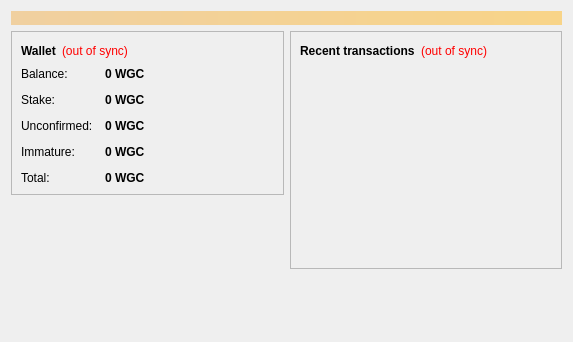
<?xml version="1.0" encoding="UTF-8"?>
<ui version="4.0">
 <class>OverviewPage</class>
 <widget class="QWidget" name="OverviewPage">
  <property name="geometry">
   <rect>
    <x>0</x>
    <y>0</y>
    <width>573</width>
    <height>342</height>
   </rect>
  </property>
  <property name="windowTitle">
   <string>Form</string>
  </property>
  <layout class="QVBoxLayout" name="topLayout">
   <item>
    <widget class="QLabel" name="labelAlerts">
     <property name="visible">
      <bool>false</bool>
     </property>
     <property name="styleSheet">
      <string notr="true">background-color: qlineargradient(x1: 0, y1: 0, x2: 1, y2: 0, stop:0 #F0D0A0, stop:1 #F8D488); color:#000000;</string>
     </property>
     <property name="wordWrap">
      <bool>true</bool>
     </property>
     <property name="margin">
      <number>3</number>
     </property>
    </widget>
   </item>
   <item>
    <layout class="QHBoxLayout" name="horizontalLayout" stretch="1,1">
     <item>
      <layout class="QVBoxLayout" name="verticalLayout_2">
       <item>
        <widget class="QFrame" name="frame">
         <property name="frameShape">
          <enum>QFrame::StyledPanel</enum>
         </property>
         <property name="frameShadow">
          <enum>QFrame::Raised</enum>
         </property>
         <layout class="QVBoxLayout" name="verticalLayout_4">
          <item>
           <layout class="QHBoxLayout" name="horizontalLayout_4">
            <item>
             <widget class="QLabel" name="label_5">
              <property name="font">
               <font>
                <weight>75</weight>
                <bold>true</bold>
               </font>
              </property>
              <property name="text">
               <string>Wallet</string>
              </property>
             </widget>
            </item>
            <item>
             <widget class="QLabel" name="labelWalletStatus">
              <property name="toolTip">
               <string>The displayed information may be out of date. Your wallet automatically synchronizes with the WorldGreenCoin network after a connection is established, but this process has not completed yet.</string>
              </property>
              <property name="styleSheet">
               <string notr="true">QLabel { color: red; }</string>
              </property>
              <property name="text">
               <string notr="true">(out of sync)</string>
              </property>
              <property name="alignment">
               <set>Qt::AlignLeading|Qt::AlignLeft|Qt::AlignVCenter</set>
              </property>
             </widget>
            </item>
            <item>
             <spacer name="horizontalSpacer_2">
              <property name="orientation">
               <enum>Qt::Horizontal</enum>
              </property>
              <property name="sizeHint" stdset="0">
               <size>
                <width>40</width>
                <height>20</height>
               </size>
              </property>
             </spacer>
            </item>
           </layout>
          </item>
          <item>
           <layout class="QFormLayout" name="formLayout_2">
            <property name="fieldGrowthPolicy">
             <enum>QFormLayout::AllNonFixedFieldsGrow</enum>
            </property>
            <property name="horizontalSpacing">
             <number>12</number>
            </property>
            <property name="verticalSpacing">
             <number>12</number>
            </property>
            <item row="0" column="0">
             <widget class="QLabel" name="label">
              <property name="text">
               <string>Balance:</string>
              </property>
             </widget>
            </item>
            <item row="0" column="1">
             <widget class="QLabel" name="labelBalance">
              <property name="font">
               <font>
                <weight>75</weight>
                <bold>true</bold>
               </font>
              </property>
              <property name="cursor">
               <cursorShape>IBeamCursor</cursorShape>
              </property>
              <property name="toolTip">
               <string>Your current balance</string>
              </property>
              <property name="text">
               <string notr="true">0 WGC</string>
              </property>
              <property name="textInteractionFlags">
               <set>Qt::LinksAccessibleByMouse|Qt::TextSelectableByKeyboard|Qt::TextSelectableByMouse</set>
              </property>
             </widget>
            </item>
            <item row="1" column="0">
             <widget class="QLabel" name="labelStakeText">
              <property name="text">
               <string>Stake:</string>
              </property>
             </widget>
            </item>
            <item row="1" column="1">
             <widget class="QLabel" name="labelStake">
              <property name="font">
               <font>
                <weight>75</weight>
                <bold>true</bold>
               </font>
              </property>
              <property name="cursor">
               <cursorShape>IBeamCursor</cursorShape>
              </property>
              <property name="toolTip">
               <string>Total of coins that were staked and do not yet count toward the current balance</string>
              </property>
              <property name="text">
               <string notr="true">0 WGC</string>
              </property>
              <property name="textInteractionFlags">
               <set>Qt::LinksAccessibleByMouse|Qt::TextSelectableByKeyboard|Qt::TextSelectableByMouse</set>
              </property>
             </widget>
            </item>
            <item row="2" column="0">
             <widget class="QLabel" name="label_3">
              <property name="text">
               <string>Unconfirmed:</string>
              </property>
             </widget>
            </item>
            <item row="2" column="1">
             <widget class="QLabel" name="labelUnconfirmed">
              <property name="font">
               <font>
                <weight>75</weight>
                <bold>true</bold>
               </font>
              </property>
              <property name="cursor">
               <cursorShape>IBeamCursor</cursorShape>
              </property>
              <property name="toolTip">
               <string>Total of transactions that have yet to be confirmed, and do not yet count toward the current balance</string>
              </property>
              <property name="text">
               <string notr="true">0 WGC</string>
              </property>
              <property name="textInteractionFlags">
               <set>Qt::LinksAccessibleByMouse|Qt::TextSelectableByKeyboard|Qt::TextSelectableByMouse</set>
              </property>
             </widget>
            </item>
            <item row="3" column="0">
             <widget class="QLabel" name="labelImmatureText">
              <property name="text">
               <string>Immature:</string>
              </property>
             </widget>
            </item>
            <item row="3" column="1">
             <widget class="QLabel" name="labelImmature">
              <property name="font">
               <font>
                <weight>75</weight>
                <bold>true</bold>
               </font>
              </property>
              <property name="toolTip">
               <string>Mined balance that has not yet matured</string>
              </property>
              <property name="text">
               <string notr="true">0 WGC</string>
              </property>
              <property name="textInteractionFlags">
               <set>Qt::LinksAccessibleByMouse|Qt::TextSelectableByKeyboard|Qt::TextSelectableByMouse</set>
              </property>
             </widget>
            </item>
            <item row="4" column="0">
             <widget class="QLabel" name="labelTotalText">
              <property name="text">
               <string>Total:</string>
              </property>
             </widget>
            </item>
            <item row="4" column="1">
             <widget class="QLabel" name="labelTotal">
              <property name="font">
               <font>
                <weight>75</weight>
                <bold>true</bold>
               </font>
              </property>
              <property name="toolTip">
               <string>Your current total balance</string>
              </property>
              <property name="text">
               <string notr="true">0 WGC</string>
              </property>
              <property name="textInteractionFlags">
               <set>Qt::LinksAccessibleByMouse|Qt::TextSelectableByKeyboard|Qt::TextSelectableByMouse</set>
              </property>
             </widget>
            </item>
           </layout>
          </item>
         </layout>
        </widget>
       </item>
       <item>
        <spacer name="verticalSpacer">
         <property name="orientation">
          <enum>Qt::Vertical</enum>
         </property>
         <property name="sizeHint" stdset="0">
          <size>
           <width>20</width>
           <height>40</height>
          </size>
         </property>
        </spacer>
       </item>
       <item>
        <widget class="QLabel" name="label_wallet_bgcoin">
         <property name="text">
          <string/>
         </property>
         <property name="pixmap">
          <pixmap resource="../bitcoin.qrc">:/images/wallet_bgcoin</pixmap>
         </property>
         <property name="scaledContents">
          <bool>false</bool>
         </property>
         <property name="alignment">
          <set>Qt::AlignCenter</set>
         </property>
         <property name="margin">
          <number>-2</number>
         </property>
        </widget>
       </item>
       <item>
        <widget class="QLabel" name="label_6">
         <property name="text">
          <string/>
         </property>
        </widget>
       </item>
      </layout>
     </item>
     <item>
      <layout class="QVBoxLayout" name="verticalLayout_3">
       <item>
        <widget class="QFrame" name="frame_2">
         <property name="frameShape">
          <enum>QFrame::StyledPanel</enum>
         </property>
         <property name="frameShadow">
          <enum>QFrame::Raised</enum>
         </property>
         <layout class="QVBoxLayout" name="verticalLayout">
          <item>
           <layout class="QHBoxLayout" name="horizontalLayout_2">
            <item>
             <widget class="QLabel" name="label_4">
              <property name="text">
               <string>&lt;b&gt;Recent transactions&lt;/b&gt;</string>
              </property>
             </widget>
            </item>
            <item>
             <widget class="QLabel" name="labelTransactionsStatus">
              <property name="toolTip">
               <string>The displayed information may be out of date. Your wallet automatically synchronizes with the WorldGreenCoin network after a connection is established, but this process has not completed yet.</string>
              </property>
              <property name="styleSheet">
               <string notr="true">QLabel { color: red; }</string>
              </property>
              <property name="text">
               <string notr="true">(out of sync)</string>
              </property>
              <property name="alignment">
               <set>Qt::AlignRight|Qt::AlignTrailing|Qt::AlignVCenter</set>
              </property>
             </widget>
            </item>
            <item>
             <spacer name="horizontalSpacer">
              <property name="orientation">
               <enum>Qt::Horizontal</enum>
              </property>
              <property name="sizeHint" stdset="0">
               <size>
                <width>40</width>
                <height>20</height>
               </size>
              </property>
             </spacer>
            </item>
           </layout>
          </item>
          <item>
           <widget class="QListView" name="listTransactions">
            <property name="styleSheet">
             <string notr="true">QListView { background: transparent; }</string>
            </property>
            <property name="frameShape">
             <enum>QFrame::NoFrame</enum>
            </property>
            <property name="verticalScrollBarPolicy">
             <enum>Qt::ScrollBarAlwaysOff</enum>
            </property>
            <property name="horizontalScrollBarPolicy">
             <enum>Qt::ScrollBarAlwaysOff</enum>
            </property>
            <property name="selectionMode">
             <enum>QAbstractItemView::NoSelection</enum>
            </property>
           </widget>
          </item>
         </layout>
        </widget>
       </item>
       <item>
        <spacer name="verticalSpacer_2">
         <property name="orientation">
          <enum>Qt::Vertical</enum>
         </property>
         <property name="sizeHint" stdset="0">
          <size>
           <width>20</width>
           <height>40</height>
          </size>
         </property>
        </spacer>
       </item>
      </layout>
     </item>
    </layout>
   </item>
  </layout>
 </widget>
 <resources/>
 <connections/>
</ui>
